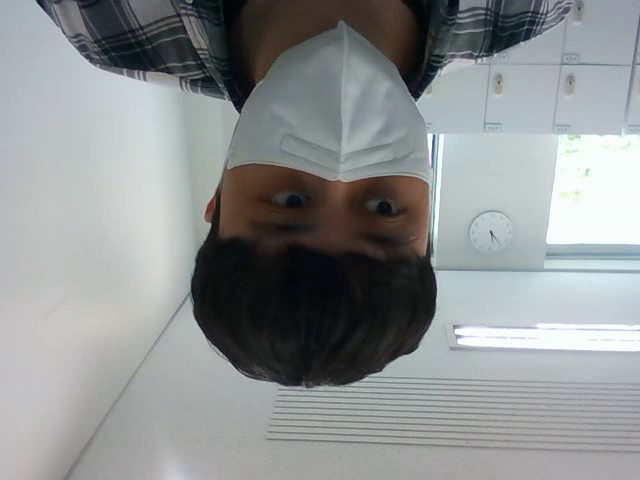
#> input picture frame 9 of Saturday.avi, 640 x 480 px, given in place of the camera
$ jupyter execute --allow-errors 20230705_01.ipynb
#> lines starting #> are read from the running program, lines starting #| are printed output that depends on the picture; after the words box and inside, x2 and y2 are one past the last pixel; in counts of white or black regions, pixels touching at a corner belong together
[cell 1]
import sys
import numpy as np
import matplotlib.pyplot as plt
import cv2

[cell 2]
cap = cv2.VideoCapture(0)

if not cap.isOpened():
    print('video capture failed')
    sys.exit()

w = int(cap.get(cv2.CAP_PROP_FRAME_WIDTH))
h = int(cap.get(cv2.CAP_PROP_FRAME_HEIGHT))
fps = int(cap.get(cv2.CAP_PROP_FPS))
fourcc = cv2.VideoWriter_fourcc(*'DIVX')

out = cv2.VideoWriter('review.avi', fourcc, fps,(w,h))

while True:
    ret, frame = cap.read()
#> frame is the input picture: shape (480, 640, 3); mean B, G, R 146.1, 145.8, 141.9

    if not ret:
        print('frame read failed')
        break

    edge = cv2.Canny(frame, 50,150)
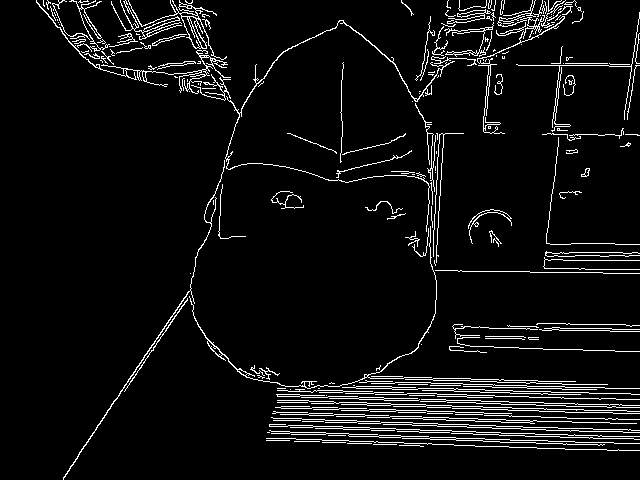
#> edge: shape (480, 640); 6% white in thin lines or dots
    edge_color = cv2.cvtColor(edge, cv2.COLOR_GRAY2BGR)
#> edge_color: shape (480, 640, 3); 6% white in thin lines or dots

    out.write(edge_color)

    cv2.imshow('frame', frame)
    cv2.imshow('edge', edge)

    if cv2.waitKey(20) == 27:
#> (key q is pressed here)
        break

cv2.destroyAllWindows()
cap.release()
out.release()

[cell 3]
img = np.ones((600,1200,3), np.uint8) * 255

cv2.line(img, (50,100), (300,120), (0,0,255), 5, cv2.LINE_AA)
cv2.arrowedLine(img, (50,120),(300,140),(0,0,255), 5, cv2.LINE_AA)
cv2.rectangle(img, (50,140),(300,300), (255,0,0), 5, cv2.LINE_AA)
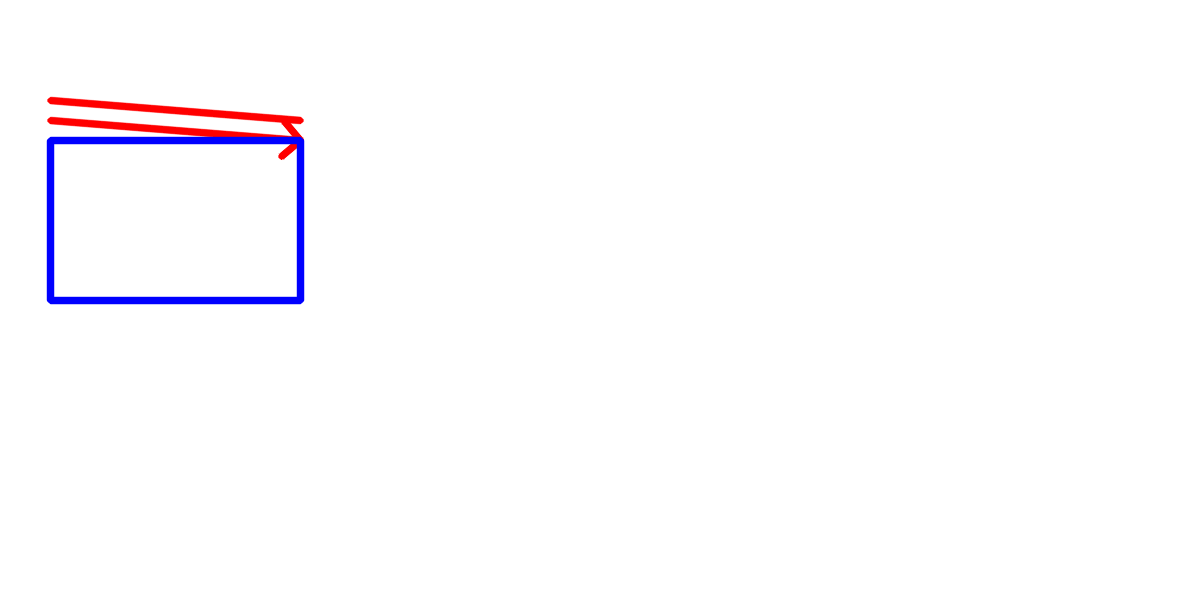
#> img: shape (600, 1200, 3); mean of channels 0, 1, 2 253.7, 251.5, 252.8; drawn as B, G, R
cv2.rectangle(img, (70,160,210,120), (0,255,0), -1)
cv2.circle(img, (600,300),100,(123,56,56),10,cv2.LINE_AA)
cv2.ellipse(img, (600,300), (50, 120), -20, 0, 360, (0,0,255), 10,cv2.LINE_AA)
cv2.putText(img, 'Hello opencv!', (600,200), cv2.FONT_HERSHEY_COMPLEX, 2, (123,78,147),2)
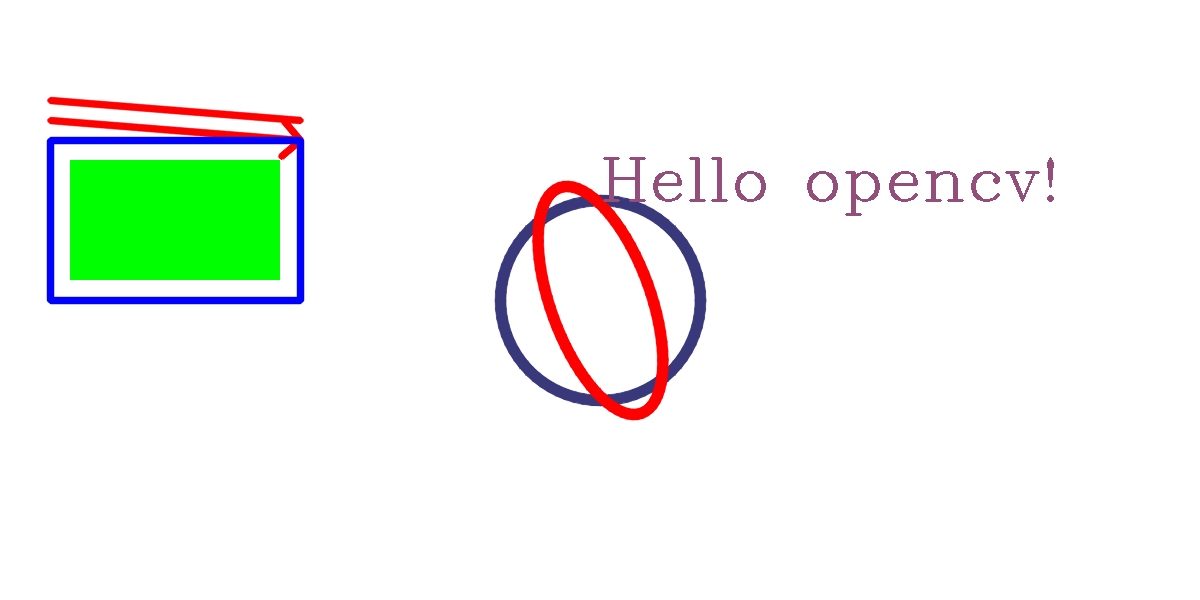
#> img: shape (600, 1200, 3); mean of channels 0, 1, 2 240.6, 246.5, 241.5; drawn as B, G, R

cv2.imshow('img', img)

cv2.waitKey()
cv2.destroyAllWindows()

[cell 4]
src = cv2.imread('./fig_ch2/cow.png')
dst = cv2.imread('./fig_ch2/green.png')

#> (the rest of this cell did not finish here and is left out)

[cell 5]
img = cv2.imread('./fig_ch2/airplane.bmp', cv2.IMREAD_COLOR)

#> (the rest of this cell did not finish here and is left out)

[cell 6]
img = cv2.imread('./fig_ch2/puppy.bmp', cv2.IMREAD_GRAYSCALE)
#> (the rest of this cell did not finish here and is left out)

#> (a cell that did not finish here is left out)

[cell 8]
cap = cv2.VideoCapture(0)

if not cap.isOpened():
    print('video capture failed')
    sys.exit()

ret, frame = cap.read()
frame_base = frame.copy()

edge_checker = False
flip_checker = False
inverse_checker = False

while True:
    if edge_checker == True:
        ret, frame = cap.read()
        edge = cv2.Canny(frame, 50,150)
        edge_color = cv2.cvtColor(edge, cv2.COLOR_GRAY2BGR)
        frame = edge_color

    else:
        ret, frame = cap.read()

    if not ret:
        print('frame read failed')
        break

    if flip_checker == True:
        frame = cv2.flip(frame,1)

    if inverse_checker == True:
        frame = 255 - frame

    key = cv2.waitKey(20)
#> (key q is pressed here)

    if key == 27 or key == ord('q'):
        break

    elif key == ord('e'):
        edge_checker = not edge_checker

    elif key == ord('f'):
        flip_checker = not flip_checker

    elif key == ord('i'):
        inverse_checker = not inverse_checker

    cv2.imshow('frame', frame)

cv2.destroyAllWindows()
cap.release()

[cell 9]
def call_mouse(event, x, y, flags, param):
    global oldx, oldy

    if event == cv2.EVENT_LBUTTONDOWN:
        oldx, oldy = x,y

    elif event == cv2.EVENT_MOUSEMOVE:
        if flags == cv2.EVENT_FLAG_LBUTTON:
            cv2.line(img,(oldx, oldy),(x,y), (111,45,123), 10, cv2.LINE_AA)
            cv2.imshow('img',img)
            oldx, oldy = x,y

img = np.ones((600,600,3), np.uint8) * 255

cv2.namedWindow('img', cv2.WINDOW_AUTOSIZE)

cv2.rectangle(img,(0,0,600,50), (100,100,100),-1)
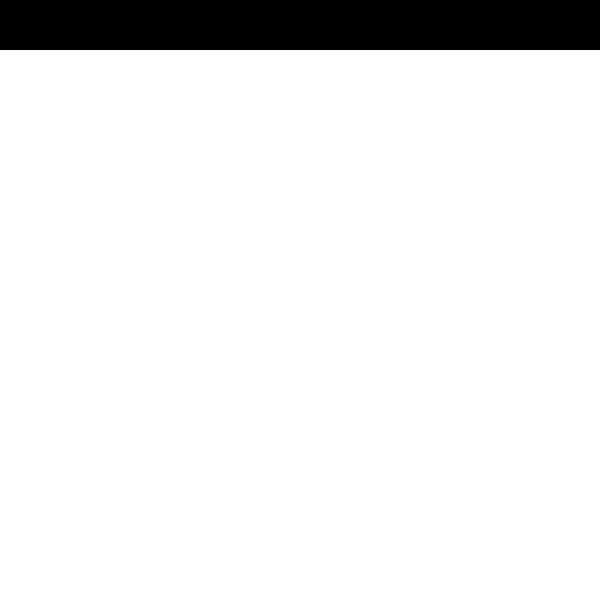
#> img: shape (600, 600, 3); values 100 (black) and 255 (white), 91.7% white; 1 black region, box (x1, y1, x2, y2) and area: (0, 0, 600, 50) 30000

cv2.setMouseCallback('img', call_mouse)
while True:

    cv2.imshow('img',img)

    key = cv2.waitKey()
#> (key q is pressed here)

    if key == 27 or key == ord('q'):
        break

    elif key == ord('s'):
        cv2.imwrite('./saved_draw.png',img)

    elif key == ord(' '):
        img = np.ones((600,600,3), np.uint8) * 255

cv2.destroyAllWindows()

$ run again, starting later in the video
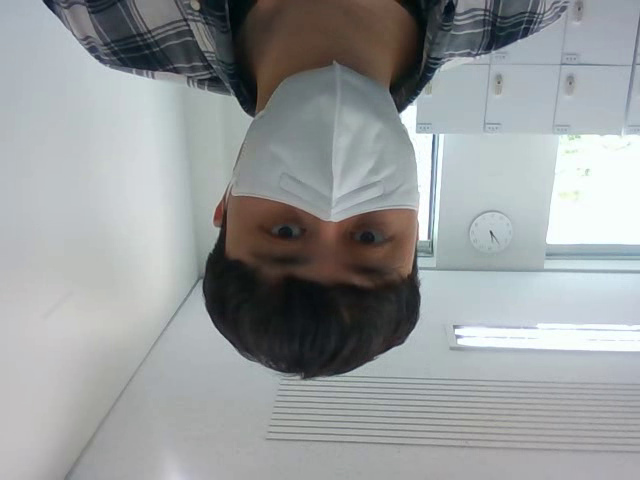
#> input picture frame 43 of Saturday.avi, 640 x 480 px, given in place of the camera
#> frame is the input picture: shape (480, 640, 3); mean B, G, R 156.5, 155.5, 151.9
#> `edge = cv2.Canny(frame, 50,150)`:
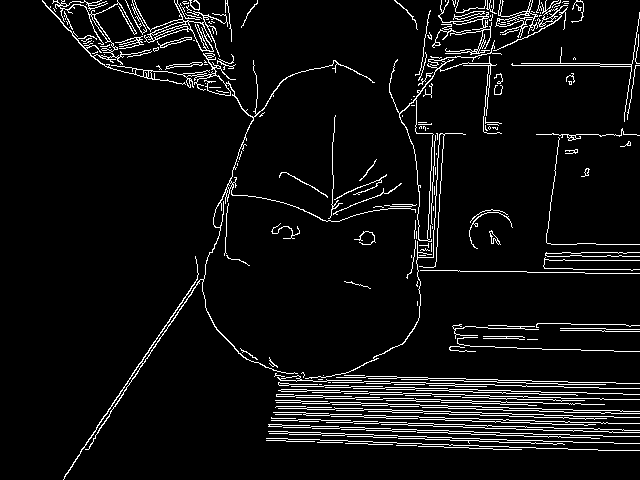
#> edge: shape (480, 640); 6.2% white in thin lines or dots
#> edge_color: shape (480, 640, 3); 6.2% white in thin lines or dots
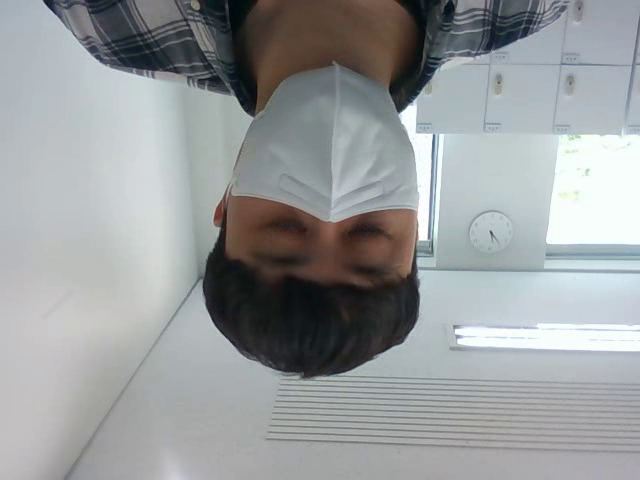
#> input picture frame 44 of Saturday.avi, 640 x 480 px, given in place of the camera
#> frame is the input picture: shape (480, 640, 3); mean B, G, R 156.9, 155.9, 152.4
